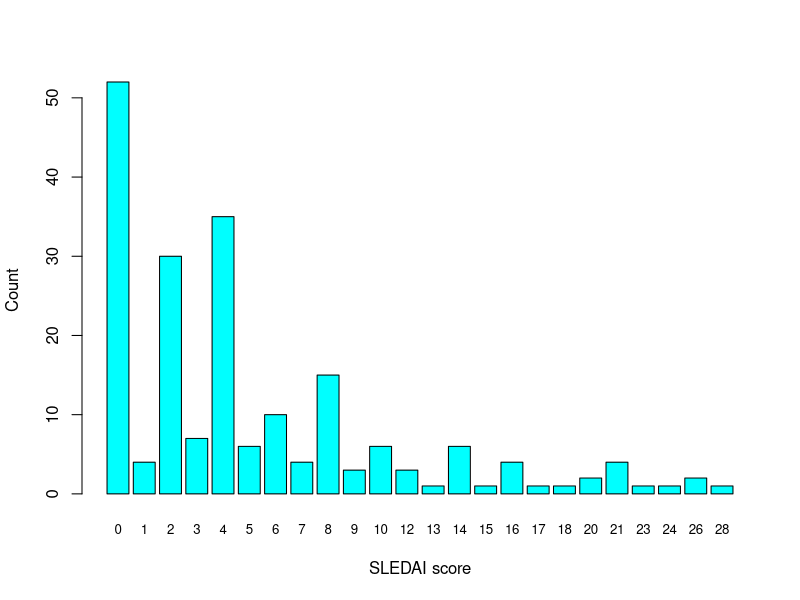
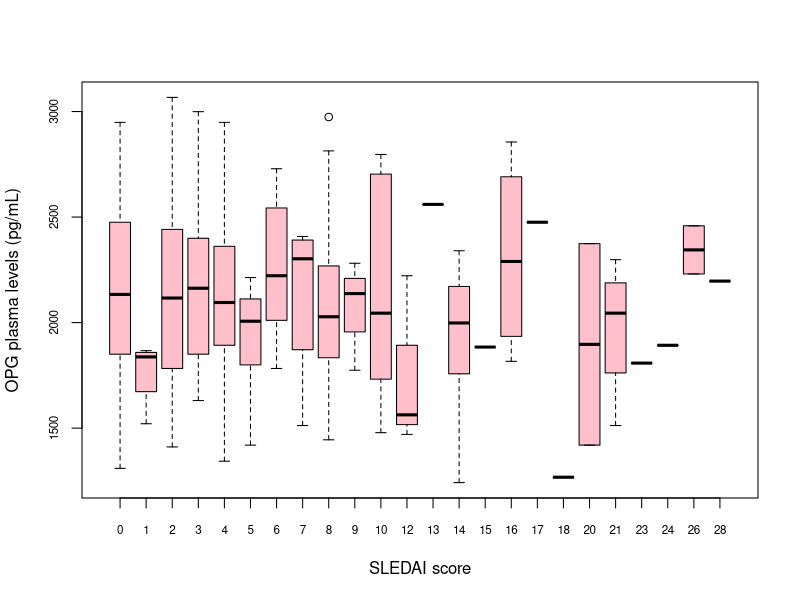
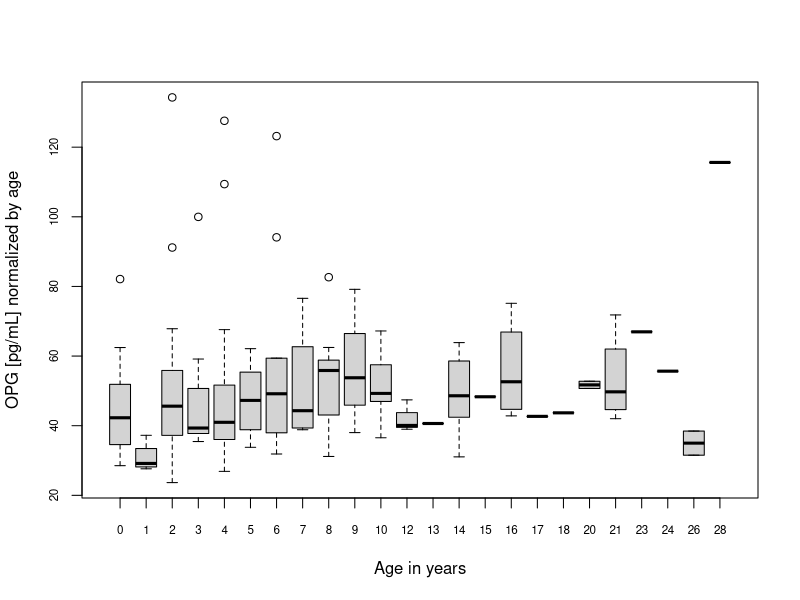
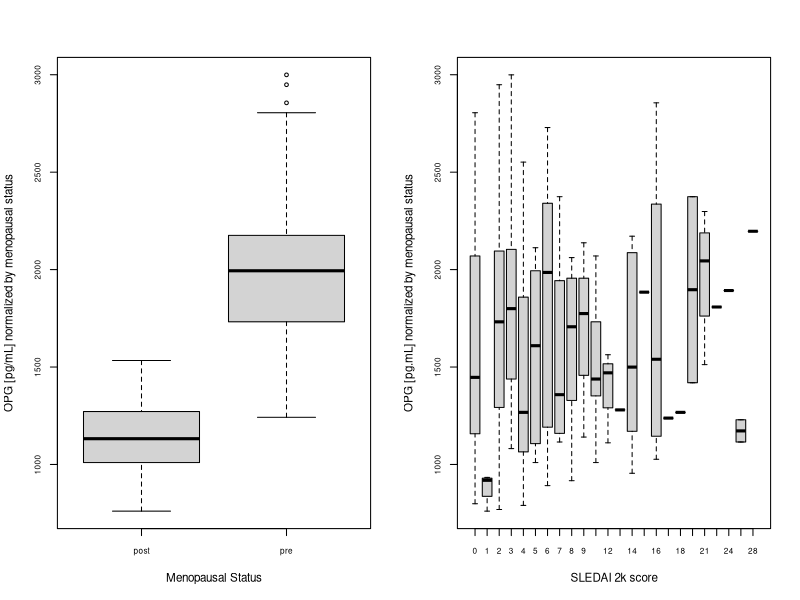
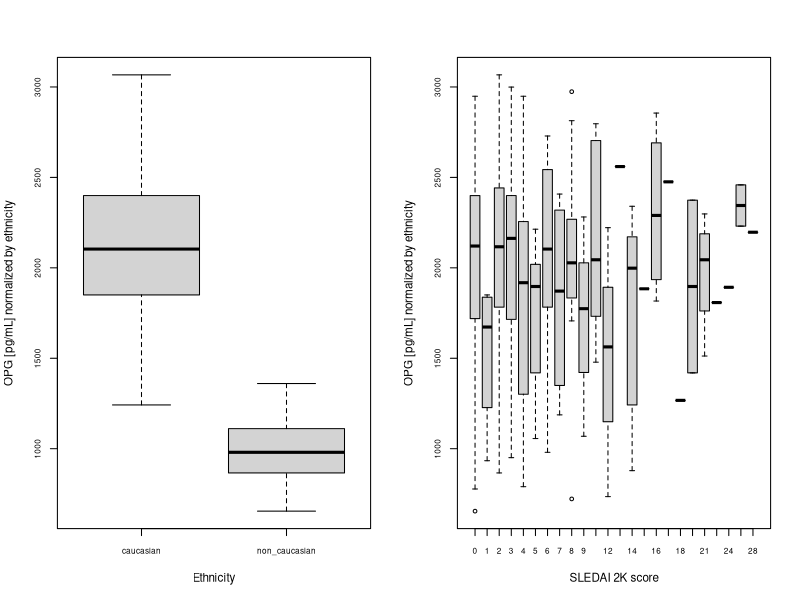
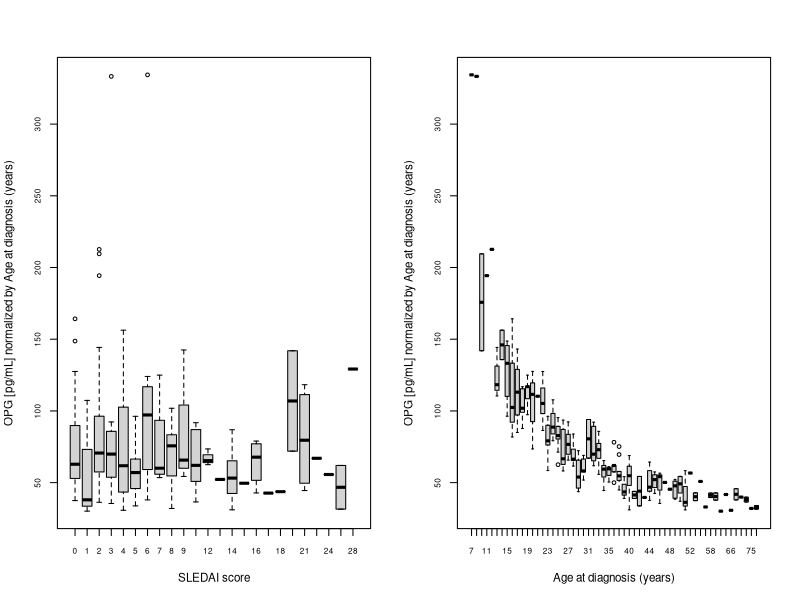
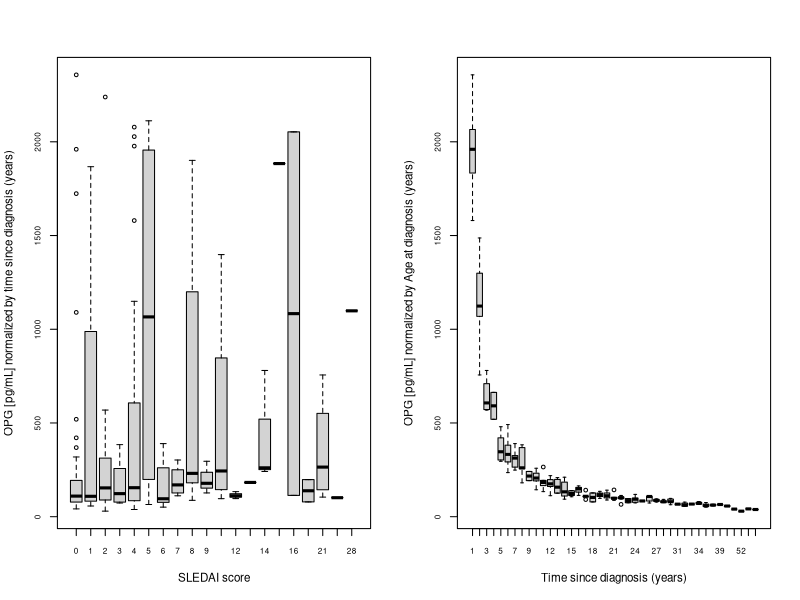
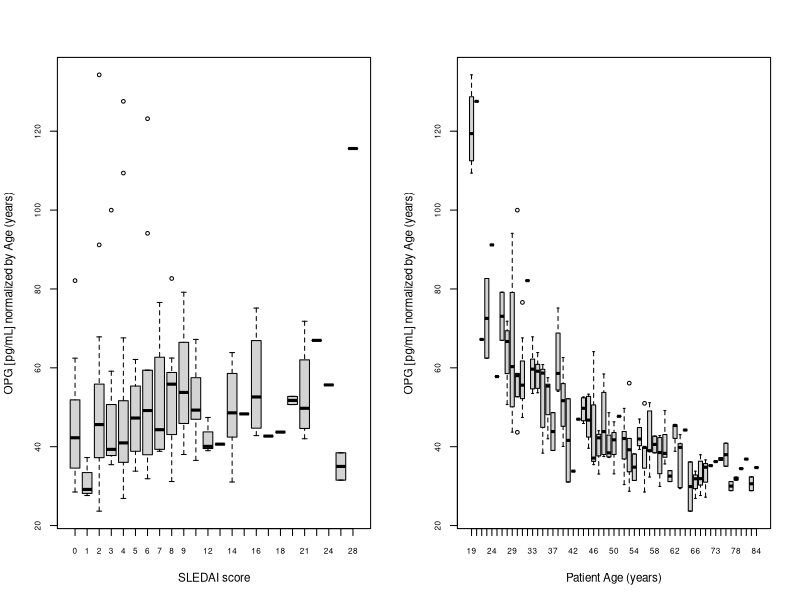

These figures' R source, in order:
setwd("/Users/alessandramencos/BBIM01/Research Project")
library(readxl)
library(dplyr)
OriginalData <- read_excel("g1_s1_dataset_v251001.xlsx")
View(OriginalData)
OriginalData <- OriginalData %>% mutate(time_since_diagnosis_years = ifelse(
  OriginalData$time_since_diagnosis_years == 0, NA, time_since_diagnosis_years))
shapiro.test(OriginalData$opg_pg_ml)
cor.test(OriginalData$sledai_score, OriginalData$opg_pg_ml, method = ("pearson"))
SLEDAI_counts <- OriginalData %>% group_by(sledai_score) %>% reframe(count = n())
barplot(SLEDAI_counts$count, 
        axes = T, axisnames = T, xlab = "SLEDAI score", ylab = "Count", 
        col = "cyan", names.arg = SLEDAI_counts$sledai_score, cex.names = 0.8)
patientsSLescore <- OriginalData %>% group_by(sledai_score) %>% reframe(opg_pg_ml)
par(cex.axis = 0.7)
boxplot(patientsSLescore$opg_pg_ml ~ patientsSLescore$sledai_score, 
        col = 'pink', xlab = 'SLEDAI score', ylab = "OPG plasma levels (pg/mL)")

##normalization
dummy_menopause <- data.frame(OriginalData$sub_id, OriginalData$menopausal_status)
dummy_menopause <- dummy_menopause %>% mutate(menopause_numeric = 
                                                 case_when(
                                                    OriginalData.menopausal_status == 'pre' ~ 1, 
                                                    OriginalData.menopausal_status == 'post' ~ 2))
dummy_ethnicity <- data.frame(OriginalData$sub_id, OriginalData$ethnicity)
dummy_ethnicity <- dummy_ethnicity %>% mutate(ethnicity_numeric = case_when
                                              (OriginalData.ethnicity == 'caucasian' ~ 1,
                                                 OriginalData.ethnicity == 'non_caucasian' ~ 2))

#NORMALIZATION
##By patient age
OPGbyAge <- data.frame(OriginalData$sub_id, OriginalData$sledai_score, OriginalData$opg_pg_ml, 
                       OriginalData$age_years, 
                       (OriginalData$opg_pg_ml/OriginalData$age_years))
colnames(OPGbyAge) <- c('Patient ID', 'SLEDAI 2k score', 'OPG [pg/mL]', 
                        'Age (years)', 'OPG [pg/mL] normalized by Age')
cor.test(OPGbyAge$`OPG [pg/mL] normalized by Age`, OPGbyAge$`SLEDAI 2k score`)
boxplot(OPGbyAge$`OPG [pg/mL] normalized by Age` ~ OPGbyAge$`SLEDAI 2k score`,
        xlab = 'Age in years', ylab = 'OPG [pg/mL] normalized by age')

##One singular data frame
Normalizedbyconfounding <- data.frame(OriginalData$sub_id, OriginalData$sledai_score, 
                                      (OriginalData$opg_pg_ml/OriginalData$age_at_diagnosis_years), 
                                      (OriginalData$opg_pg_ml/OriginalData$time_since_diagnosis_years), 
                                      (OriginalData$opg_pg_ml/OriginalData$age_years), 
                                      (OriginalData$opg_pg_ml/OriginalData$bmi_kg_m2), 
                                      (OriginalData$opg_pg_ml/OriginalData$ifn_type1_iu_ml), 
                                      (OriginalData$opg_pg_ml/dummy_ethnicity$ethnicity_numeric), 
                                      (OriginalData$opg_pg_ml/dummy_menopause$menopause_numeric))
colnames(Normalizedbyconfounding) <- c('Patient ID', 'SLEDAI 2k score', 
                                       'OPG [pg/ml] normalized by Age at diagnosis (years)',
                                       'OPG [pg/ml] normalized by Time since diagnosis (years)', 
                                       'OPG [pg/ml] normalized by Age (years)', 
                                       'OPG [pg/ml] normalized by BMI (kg/m^2)', 
                                       'OPG [pg/ml] normalized by IFN expression',
                                       'OPG [pg/ml] normalized by Ethnictiy', 
                                       'OPG [pg/ml] normalized by Menopausal Status')
par(cex.axis = 0.7, mfrow = c(1,2), cex = 0.7)
boxplot(Normalizedbyconfounding$`OPG [pg/ml] normalized by Menopausal Status`~dummy_menopause$OriginalData.menopausal_status,
        xlab = 'Menopausal Status', ylab = 'OPG [pg/mL] normalized by menopausal status')
boxplot(Normalizedbyconfounding$`OPG [pg/ml] normalized by Menopausal Status`~Normalizedbyconfounding$`SLEDAI 2k score`, 
        xlab = 'SLEDAI 2k score', ylab = 'OPG [pg.mL] normalized by menopausal status')

par(cex.axis = 0.7, mfrow = c(1,2), cex = 0.7)
boxplot(Normalizedbyconfounding$`OPG [pg/ml] normalized by Ethnictiy`~dummy_ethnicity$OriginalData.ethnicity,
        xlab = 'Ethnicity', ylab = 'OPG [pg/mL] normalized by ethnicity')
boxplot(Normalizedbyconfounding$`OPG [pg/ml] normalized by Ethnictiy`~Normalizedbyconfounding$`SLEDAI 2k score`,
        xlab = 'SLEDAI 2K score', ylab = 'OPG [pg/mL] normalized by ethnicity')

par(cex.axis = 0.7, mfrow = c(1,2), cex = 0.7)
#age at diagnosis
boxplot(Normalizedbyconfounding$`OPG [pg/ml] normalized by Age at diagnosis (years)`~Normalizedbyconfounding$`SLEDAI 2k score`, 
        xlab = 'SLEDAI score', ylab = 'OPG [pg/mL] normalized by Age at diagnosis (years)')
boxplot(Normalizedbyconfounding$`OPG [pg/ml] normalized by Age at diagnosis (years)`~OriginalData$age_at_diagnosis_years, 
        xlab = 'Age at diagnosis (years)', ylab = 'OPG [pg/mL] normalized by Age at diagnosis (years)')
#time since diagnosis
boxplot(Normalizedbyconfounding$`OPG [pg/ml] normalized by Time since diagnosis (years)`~Normalizedbyconfounding$`SLEDAI 2k score`, 
        xlab = 'SLEDAI score', ylab = 'OPG [pg/mL] normalized by time since diagnosis (years)')
boxplot(Normalizedbyconfounding$`OPG [pg/ml] normalized by Time since diagnosis (years)`~OriginalData$time_since_diagnosis_years, 
        xlab = 'Time since diagnosis (years)', ylab = 'OPG [pg/mL] normalized by Age at diagnosis (years)')
#age
boxplot(Normalizedbyconfounding$`OPG [pg/ml] normalized by Age (years)`~Normalizedbyconfounding$`SLEDAI 2k score`, 
        xlab = 'SLEDAI score', ylab = 'OPG [pg/mL] normalized by Age (years)')
boxplot(Normalizedbyconfounding$`OPG [pg/ml] normalized by Age (years)`~OriginalData$age_years, 
        xlab = 'Patient Age (years)', ylab = 'OPG [pg/mL] normalized by Age (years)')
#BMI
boxplot(Normalizedbyconfounding$`OPG [pg/ml] normalized by BMI (kg/m^2)`~Normalizedbyconfounding$`SLEDAI 2k score`, 
        xlab = 'SLEDAI score', ylab = 'OPG [pg/mL] normalized by BMI (kg/m^2)')
#plot(OriginalData$bmi_kg_m2, Normalizedbyconfounding$`OPG [pg/ml] normalized by BMI (kg/m^2)`,
        #xlab = 'Patient BMI (kg/m^2)', ylab = 'OPG [pg/mL] normalized by BMI (kg/m^2)')
plot(OriginalData$bmi_kg_m2, Normalizedbyconfounding$`OPG [pg/ml] normalized by BMI (kg/m^2)`,
     xlab = 'Patient BMI (kg/m^2)', ylab = 'OPG [pg/mL] normalized by BMI (kg/m^2)')
#IFN expression
boxplot(Normalizedbyconfounding$`OPG [pg/ml] normalized by IFN expression`~Normalizedbyconfounding$`SLEDAI 2k score`, 
        xlab = 'SLEDAI score', ylab = 'OPG [pg/mL] normalized by IFN expression [IU/mL)')
plot(OriginalData$ifn_type1_iu_ml, Normalizedbyconfounding$`OPG [pg/ml] normalized by IFN expression`, 
     xlab = 'IFN [IU/mL]', ylab = 'OPG [pg/mL] normalized by IFN expression [IU/mL]')

#CORRELATION
##1 issue: some of the times since diagnosis are '0', which means that when normalizing the value is
##infinite, how to solve? I made them NA values (NOT STR) so that the stat test would just kind of ignore them. 

cols <- c('OPG [pg/ml] normalized by Age at diagnosis (years)', 
          'OPG [pg/ml] normalized by Time since diagnosis (years)', 
          'OPG [pg/ml] normalized by Age (years)', 
          'OPG [pg/ml] normalized by BMI (kg/m^2)', 
          'OPG [pg/ml] normalized by IFN expression', 
          'OPG [pg/ml] normalized by Ethnictiy', 
          'OPG [pg/ml] normalized by Menopausal Status')
print(cols)
all(cols %in% names(Normalizedbyconfounding)) #if true, proceed; if not, some name(s) don't match)
shapiro_results <- lapply(cols, function(col) {
  data <- na.omit(Normalizedbyconfounding[[col]])
  if (length(data) >= 3) {
    shapiro.test(data)$statistic
  } else {
    NA
  }
})
names(shapiro_results) <- cols
shapiro_results <- t(as.data.frame(shapiro_results))
shapiro_results_p <- lapply(cols, function(col) {
  data <- na.omit(Normalizedbyconfounding[[col]]) 
  if (length(data) >= 3) {
    shapiro.test(data)$p
    } else {
      NA
      }
  })
names(shapiro_results_p) <- cols
shapiro_results_p <- t(as.data.frame(shapiro_results_p))
shapiro_results_confounding <- data.frame(shapiro_results, shapiro_results_p)
colnames(shapiro_results_confounding) <- c('W statistic', 'P-value')
correlations <- sapply(cols, function(col) {cor(Normalizedbyconfounding[['SLEDAI 2k score']], 
                                                Normalizedbyconfounding[[col]], use = "complete.obs")
  })
correlations <- as.data.frame(correlations)
stat_norm_conf <- data.frame(correlations$correlations, 
                             shapiro_results_confounding$`W statistic`, 
                             shapiro_results_confounding$`P-value`)
row.names(stat_norm_conf) <- cols
colnames(stat_norm_conf) <- c('Correlation Coefficient', 'Shapiro W statistic', 'Shapiro P-value')
rm(correlations, shapiro_results, shapiro_results_p)

library(psych)
describe(Normalizedbyconfounding)

##Moving o from the 